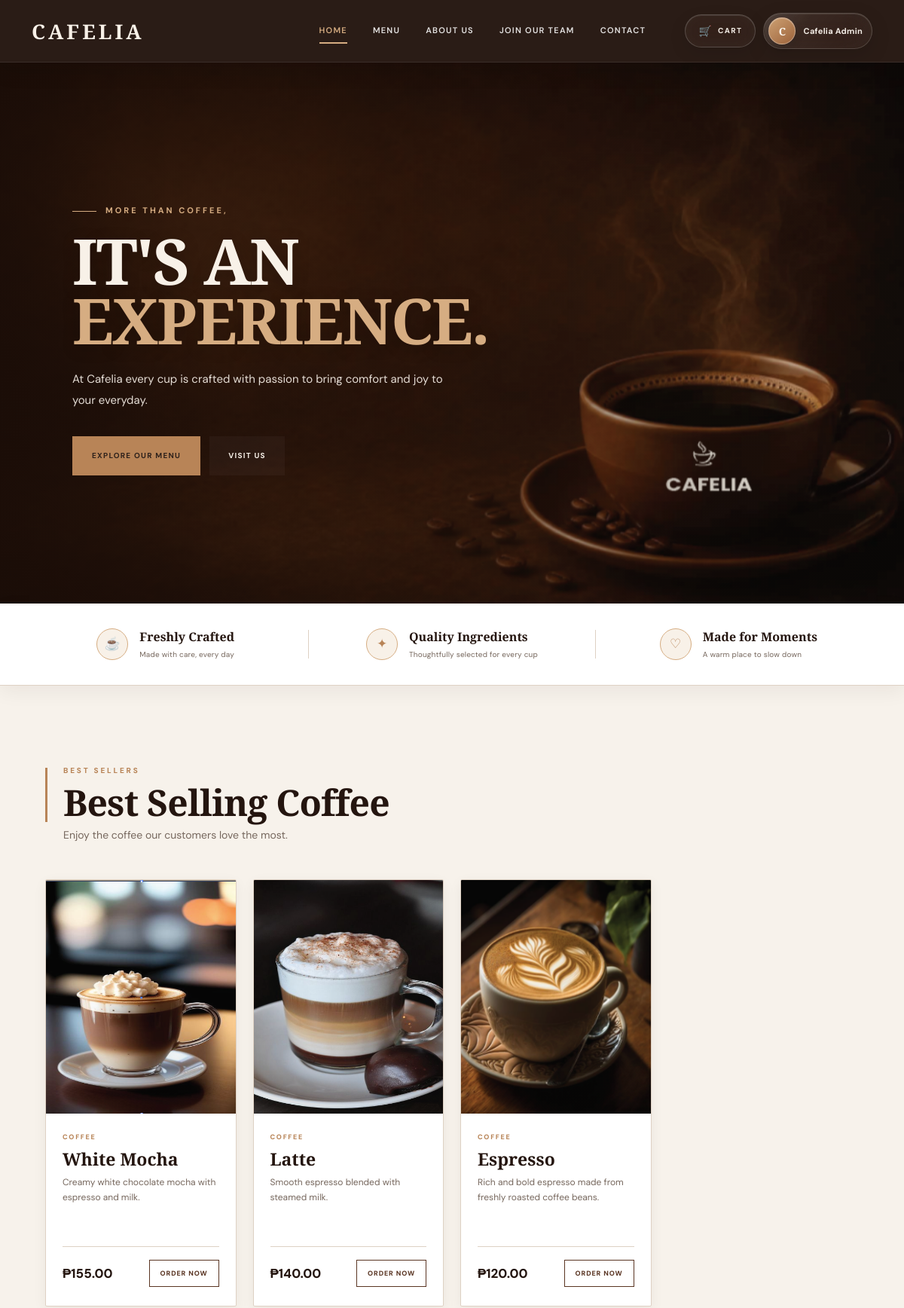
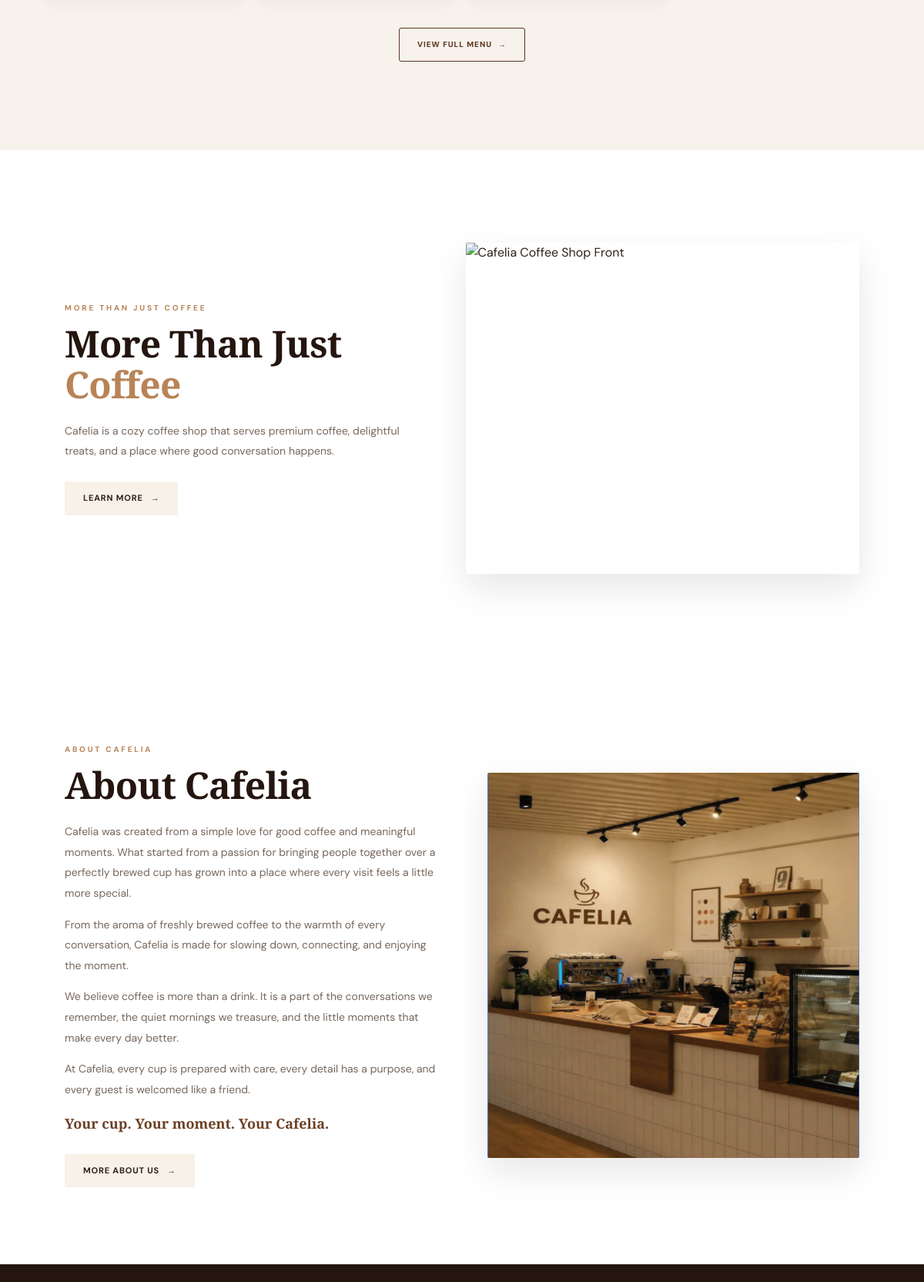
/index.php (signed in, upper part), run on the app's committed database (2 pictures, top to bottom).
### tables this page shows
CREATE TABLE IF NOT EXISTS products (

    id INT AUTO_INCREMENT PRIMARY KEY,

    name VARCHAR(100) NOT NULL,

    category VARCHAR(100) NOT NULL,

    description TEXT,

    price DECIMAL(10,2) NOT NULL,

    image VARCHAR(255),

    status ENUM('available', 'unavailable')
        NOT NULL DEFAULT 'available',

    created_at TIMESTAMP
        DEFAULT CURRENT_TIMESTAMP

);

### index.php (the view, shortened to what this page needs)
<?php
require_once "config/database.php";
$is_admin = isset($_SESSION["admin_id"]);
$is_customer = isset($_SESSION["user_id"]);
$account_name = "";
if ($is_admin) {
    $account_name = $_SESSION["admin_name"] ?? "Administrator";
} elseif ($is_customer) {
    $account_name = $_SESSION["user_name"] ?? "Customer";
}
$sql = "SELECT *
        FROM products
        WHERE status = 'available'
        AND category = 'Coffee'
        ORDER BY id DESC
        LIMIT 4";
$result = mysqli_query($conn, $sql);
$best_selling = [];
while ($row = mysqli_fetch_assoc($result)) {
    $best_selling[] = $row;
}
?>
<!DOCTYPE html>
<html lang="en">
<head>
    <link
        rel="stylesheet"
        href="css/style.css"
    >
</head>
<body>
<header class="navbar">
    <div class="nav-container">
        <a href="index.php" class="logo" aria-label="Cafelia Home">
            <span class="logo-text">CAFELIA</span>
        </a>
        <nav class="nav-menu">
            <a href="index.php" class="active">HOME</a>
            <a href="menu.php">MENU</a>
            <a href="about.php">ABOUT US</a>
            <a href="join_team.php">JOIN OUR TEAM</a>
            <a href="contact.php">CONTACT</a>
        </nav>
        <div class="nav-actions">
            <a href="cart.php" class="nav-cart" aria-label="Open shopping cart">
                <span class="cart-icon">🛒</span>
                <span>CART</span>
            </a>
            <div class="account-menu">
                <?php if ($is_admin || $is_customer): ?>
                    <button type="button"
                            class="account-trigger"
                            aria-expanded="false"
                            aria-haspopup="true"
                            onclick="toggleAccountMenu(this)">
                        <span class="profile-avatar">
                            <?php
                                $nav_name = trim($account_name ?: "User");
                                echo htmlspecialchars(strtoupper(substr($nav_name, 0, 1)));
                            ?>
                        </span>
                        <span class="profile-name">
                            <?php echo htmlspecialchars($nav_name); ?>
                        </span>
                    </button>
                <?php endif; ?>
            </div>
        </div>
    </div>
</header>
<section class="hero">
    <div class="hero-overlay"></div>
    <div class="hero-content">
        <p class="hero-small-text">
            More than coffee,
        </p>
        <h1>
            IT'S AN
            <br>
            <span>EXPERIENCE.</span>
        </h1>
        <p class="hero-description">
            At Cafelia every cup is crafted with passion
            to bring comfort and joy to your everyday.
        </p>
        <div class="hero-buttons">
            <a
                href="menu.php"
                class="hero-button primary"
            >
                EXPLORE OUR MENU
            </a>
            <a
                href="contact.php"
                class="hero-button secondary"
            >
                VISIT US
            </a>
        </div>
    </div>
</section>
<section class="experience-strip">
    <div class="experience-strip-container">
        <div class="experience-item">
            <span class="experience-icon">
                ☕
            </span>
            <div>
                <strong>
                    Freshly Crafted
                </strong>
                <small>
                    Made with care, every day
                </small>
            </div>
        </div>
        <div class="experience-item">
            <span class="experience-icon">
                ✦
            </span>
            <div>
                <strong>
                    Quality Ingredients
                </strong>
                <small>
                    Thoughtfully selected for every cup
                </small>
            </div>
        </div>
        <div class="experience-item">
            <span class="experience-icon">
                ♡
            </span>
            <div>
                <strong>
                    Made for Moments
                </strong>
                <small>
                    A warm place to slow down
                </small>
            </div>
        </div>
    </div>
</section>
<section class="featured-section">
    <div class="section-container">
        <div class="section-heading">
            <span>
                BEST SELLERS
            </span>
            <h2>
                Best Selling Coffee
            </h2>
            <p>
                Enjoy the coffee our customers love the most.
            </p>
        </div>
        <div class="products-grid">
            <?php if (!empty($best_selling)): ?>
                <?php foreach ($best_selling as $product): ?>
                    <?php
                    $product_image = !empty($product['image'])
                        ? basename($product['image'])
                        : '';
                    ?>
                    <div class="product-card">
                        <div class="product-image">
                            <?php if ($product_image): ?>
                                <img
                                    src="image/<?php
                                        echo htmlspecialchars(
                                            $product_image
                                        );
                                    ?>"
                                    alt="<?php
                                        echo htmlspecialchars(
                                            $product['name']
                                        );
                                    ?>"
                                >
                            <?php else: ?>
                                <div class="product-placeholder">
                                    ☕
                                </div>
                            <?php endif; ?>
                        </div>
                        <div class="product-info">
                            <span class="product-category">
                                <?php
                                    echo htmlspecialchars(
                                        $product['category']
                                    );
                                ?>
                            </span>
                            <h3>
                                <?php
                                    echo htmlspecialchars(
                                        $product['name']
                                    );
                                ?>
                            </h3>
                            <p>
                                <?php
                                    echo htmlspecialchars(
                                        $product['description'] ?? ''
                                    );
                                ?>
                            </p>
                            <div class="product-bottom">
                                <span class="product-price">
                                    ₱<?php
                                        echo number_format(
                                            (float)$product['price'],
                                            2
                                        );
                                    ?>
                                </span>
                                <a
                                    href="menu.php"
                                    class="product-button"
                                >
                                    Order Now
                                </a>
                            </div>
                        </div>
                    </div>
                <?php endforeach; ?>
            <?php endif; ?>
        </div>
        <div class="featured-button">
            <a href="menu.php">
                View Full Menu
                <span>
                    →
                </span>
            </a>
        </div>
    </div>
</section>
<section class="home-about-section">
    <div class="home-about-container">
        <div class="home-about-content">
            <span class="home-about-label">
                MORE THAN JUST COFFEE
            </span>
            <h2>
                More Than Just
                <span>Coffee</span>
            </h2>
            <p>
                Cafelia is a cozy coffee shop that serves
                premium coffee, delightful treats, and a
                place where good conversation happens.
            </p>
            <a
                href="about.php"
                class="about-button"
            >
                LEARN MORE
                <span>→</span>
            </a>
        </div>
        <div class="home-about-image">
            <img
                src="image/store front  img.png"
                alt="Cafelia Coffee Shop Front"
            >
        </div>
    </div>
</section>
<section class="about-story-section">
    <div class="about-story-container">
        <div class="about-story-content">
            <span class="section-label">
                ABOUT CAFELIA
            </span>
            <h2>
                About Cafelia
            </h2>
            <p>
                Cafelia was created from a simple love for
                good coffee and meaningful moments. What
                started from a passion for bringing people
                together over a perfectly brewed cup has
                grown into a place where every visit feels
                a little more special.
            </p>
            <p>
                From the aroma of freshly brewed coffee to
                the warmth of every conversation, Cafelia
                is made for slowing down, connecting, and
                enjoying the moment.
            </p>
            <p>
                We believe coffee is more than a drink. It is
                a part of the conversations we remember, the
                quiet mornings we treasure, and the little
                moments that make every day better.
            </p>
            <p>
                At Cafelia, every cup is prepared with care,
                every detail has a purpose, and every guest
                is welcomed like a friend.
            </p>
            <p class="about-tagline">
                Your cup. Your moment. Your Cafelia.
            </p>
            <a
                href="about.php"
                class="about-button"
            >
                MORE ABOUT US
                <span>→</span>
            </a>
        </div>
        <div class="about-story-image">
            <img
                src="image/about.png"
                alt="Cafelia Coffee Shop"
            >
        </div>
    </div>
</section>
<section class="values-section">
</section>
</body>
</html>

### index.php (style rules this page uses)
.navbar { position: sticky; top: 0; z-index: 9999; border-bottom: 1px solid rgba(255, 255, 255, .08); }
.nav-container { position: relative; display: flex; align-items: center; justify-content: flex-start; width: 100%; }
.nav-menu { display: flex; align-items: center; justify-content: flex-end; margin-left: auto; }
.nav-actions { display: flex; align-items: center; justify-content: flex-end; gap: 10px; margin-left: 22px; flex-shrink: 0; }
.account-menu { position: relative; }
.account-trigger { appearance: none; -webkit-appearance: none; position: relative; min-height: 48px; padding: 5px 12px 5px 6px; display: inline-flex; align-items: center; gap: 10px; border: 1px solid rgba(255, 255, 255, .16); border-radius: 999px; background: linear-gradient(135deg, rgba(255,255,255,.105), rgba(255,255,255,.035)); color: #fffaf3; font-family: inherit; cursor: pointer; backdrop-filter: blur(20px) saturate(140%); -webkit-backdrop-filter: blur(20px) saturate(140%); box-shadow: 0 8px 26px rgba(0,0,0,.16), inset 0 1px 0 rgba(255,255,255,.12); transition: background .25s ease, border-color .25s ease, box-shadow .25s ease, transform .25s ease; }
.account-trigger::before { content: ""; position: absolute; inset: 1px; border-radius: inherit; background: linear-gradient(120deg, rgba(255,255,255,.08), transparent 38%, transparent 72%, rgba(255,255,255,.025)); pointer-events: none; }
.profile-avatar, .dropdown-avatar { display: grid; place-items: center; flex: 0 0 auto; border-radius: 50%; color: #fffaf3; background: linear-gradient(145deg, #c99968 0%, #9c623a 100%); border: 1px solid rgba(255,255,255,.30); box-shadow: 0 4px 12px rgba(0,0,0,.20), inset 0 1px 0 rgba(255,255,255,.25); font-family: "Playfair Display", Georgia, serif; font-weight: 700; }
.profile-avatar { width: 36px; height: 36px; font-size: 14px; }
.profile-name { max-width: 140px; overflow: hidden; text-overflow: ellipsis; white-space: nowrap; color: rgba(255,250,243,.94); font-size: 11px; font-weight: 700; letter-spacing: .025em; }
.nav-cart { position: relative; display: inline-flex; align-items: center; justify-content: center; gap: 7px; min-height: 44px; padding: 0 17px; border: 1px solid rgba(255,255,255,.18); border-radius: 999px; background: rgba(255,255,255,.055); color: rgba(255,250,243,.92); text-decoration: none; font-size: 10px; font-weight: 800; letter-spacing: .14em; box-shadow: 0 8px 22px rgba(0,0,0,.12), inset 0 1px 0 rgba(255,255,255,.10); backdrop-filter: blur(14px) saturate(135%); -webkit-backdrop-filter: blur(14px) saturate(135%); transition: all .22s ease; }
.cart-icon { font-size: 14px; line-height: 1; filter: saturate(.75); }

### data on the page
products: image (picture), category "COFFEE", name "White Mocha", description "Creamy white chocolate mocha with espresso and milk.", price "155.00"
products: image (picture), category "COFFEE", name "Latte", description "Smooth espresso blended with steamed milk.", price "140.00"
products: image (picture), category "COFFEE", name "Espresso", description "Rich and bold espresso made from freshly roasted coffee beans.", price "120.00"

### other printed values
substr($nav_name, 0, 1) "C"
$nav_name "Cafelia Admin"
